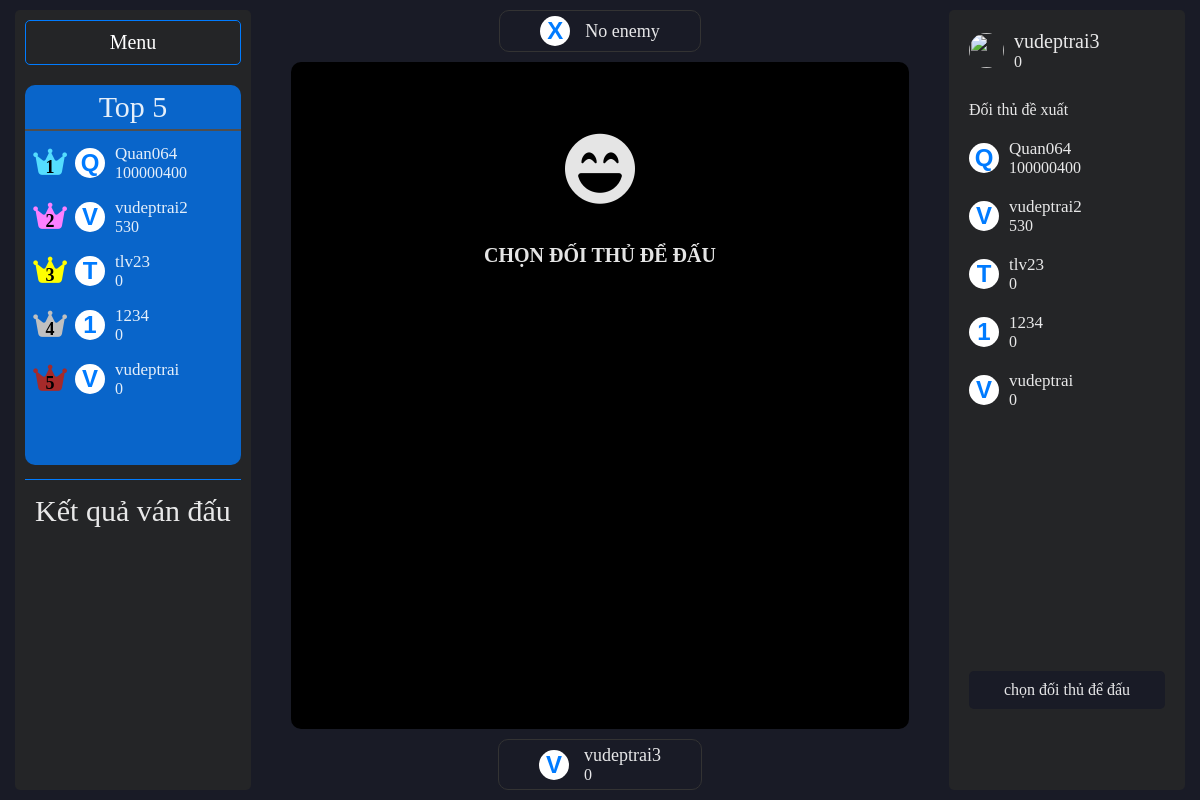
/bot_bot (signed in), run on the app's committed database.
### main.py (models this page shows)
class User(db.Model, UserMixin):
    username:str
    elo:str
    fightable:bool
    id = db.Column(db.Integer, primary_key=True)
    username = db.Column(db.String(20), unique=True, nullable=False)
    password = db.Column(db.String(80), nullable=False)
    elo = db.Column(db.Integer)
    fightable = db.Column(db.Boolean)

### main.py (the view)
@app.route('/bot_bot')
@login_required
def bot_bot():
    if 'secret_key' in session:
        user = User.query.where(User.username == session['username']).first()
        login_user(user)
        users = [(i.username, i.elo) for i in User.query.filter(User.username != current_user.username, User.fightable == True).order_by(User.elo.desc()).limit(10).all()]
        rank_board = [(i.username, i.elo) for i in User.query.filter(User.fightable == True).order_by(User.elo.desc()).limit(5).all()]
        return render_template('bot_bot.html', users = users, rank_board = rank_board)
    else:
        if current_user:
            logout_user()
        return redirect(url_for('login'))

### main.py (called while the page is built)
@login_manager.user_loader
def load_user(user_id):
    return User.query.get(int(user_id))

### templates/bot_bot.html (shortened to what this page needs)
<!DOCTYPE html>
<html lang="en">
<head>
    <link rel="stylesheet" href="../static/css/style.css">
    <link rel="stylesheet" href="../static/css/bot_bot.css">
    <link rel="stylesheet" href="../static/css/animation.css">
    <link rel="stylesheet" href="https://cdnjs.cloudflare.com/ajax/libs/font-awesome/6.5.1/css/all.min.css">
</head>
<body>
    <div class="container">
        <div class="side_bar-left">
            <a href="{{ url_for('menu') }}" class="menu_btn">Menu</a>
            <ul class="rank_board_list">
                <div class="rank_board_header">Top 5</div>
                {% for i in rank_board %}
                    <li class="warrior" data-name={{i[0]}} data-elo={{i[1]}}>
                        <div class="warrior_rank">
                            <i class="fa-solid fa-crown crown"></i>
                            <div class="rank">1</div>
                        </div>
                        <div class="warrior-avatar"><p>{{i[0][0].upper()}}</p></div>
                        <div class="warrior-info">
                            <div class="warrior-info--name">{{i[0]}}</div>
                            <div class="warrior-info--elo">{{i[1]}}</div>
                        </div>
                    </li>
                {% endfor %}
            </ul>
            <div class="info_header">Kết quả ván đấu</div>
        </div>
        <div class="content">
            <div class="enemy">
                <div class="enemy_ava">X</div>
                <div class="enemy_info">
                    <div class="enemy-name">No enemy</div>
                </div>
            </div>
            <div class="fight_screen">
                <div class="fight_screen-standby">
                    <i class="fa-solid fa-face-laugh-beam"></i>
                    CHỌN ĐỐI THỦ ĐỂ ĐẤU
                </div>
            </div>
            <div class="user">
                <div class="user_ava">{{current_user.username[0].upper()}}</div>
                <div class="user_info">
                    <div class="user-name">{{current_user.username}}</div>
                    <div class="user-elo">{{current_user.elo}}</div>
                </div>
            </div>
        </div>
        <div class="side_bar">
            <div class="side_bar-header">
                <img src="https://static.vecteezy.com/system/resources/thumbnails/003/682/252/small/pink-blue-v-alphabet-letter-logo-icon-design-with-swoosh-for-business-and-company-vector.jpg" class="user-avatar"></img>
                <div class="user-info">
                    <div class="user-info--name">{{current_user.username}}</div>
                    <div class="user-info--elo">{{current_user.elo}}</div>
                </div>
            </div>
            <div class="side_bar-content">Đối thủ đề xuất</div>
            <ul class="side_bar-player-list">
                {% for i in users %}
                    <li class="player" data-name={{i[0]}} data-elo={{i[1]}}>
                        <div class="player-avatar"><p>{{i[0][0].upper()}}</p></div>
                        <div class="player-info">
                        <div class="player-info--name">{{i[0]}}</div>
                        <div class="player-info--elo">{{i[1]}}</div>
                        </div>
                    </li>
                {% endfor %}
            </ul>
            <div class="fight_btn">chọn đối thủ để đấu</div>
        </div>
    </div>
</body>
</html>

### static/css/style.css (style rules this page uses)
:root { --primary-color: #121212; --secondary-color: #1E1E1E; --text-primary: #000; --text-secondary: #333; }
* { margin: 0; padding: 0px; border: 0; font-size: 100%; list-style: none; box-sizing: border-box; }

### static/css/bot_bot.css (style rules this page uses)
body { height: 100vh; max-height: 100vh; background-color: #191B26; color: rgba(255, 255, 255, 0.898); }
.container { display: flex; height: 100%; padding: 10px; }
.menu_btn { display: block; text-decoration: none; color: #fff; font-size: 20px; padding: 10px 40px; margin-bottom: 20px; border: 1px solid #007BFF; border-radius: 5px; text-align: center; cursor: pointer; transition: all .2s linear; }
.side_bar-left { margin: 0 40px 0 5px; width: 20%; height: 100%; background-color: #242527; padding: 10px 10px; border-radius: 5px; }
.rank_board_list { height: 50%; overflow-y: scroll; background-color: #007bffc0; border-radius: 10px; }
.rank_board_header { text-align: center; font-size: 30px; padding: 5px 0; border-bottom: 2px solid #4f4e4e; margin-bottom: 5px; }
.warrior { display: flex; align-items: center; padding: 8px 10px; cursor: pointer; user-select: none; border-radius: 10px; }
.warrior_rank { display: flex; align-items:end; justify-content: center; margin: 0 5px auto 0; width: 30px; height: 30px; position: relative; }
.crown { position: absolute; color: yellow; font-size: 30px; top: 50%; left: 50%; transform: translate(-50%, -40%); }
.rank { position: absolute; font-size: 16px; color: #000; font-weight: bold; font-size: 18px; top: 50%; left: 50%; transform: translate(-50%, -10%); }
.warrior-avatar { font-family: Arial, Helvetica, sans-serif; display: flex; align-items: center; justify-content: center; width: 30px; height: 30px; border-radius: 50%; margin-right: 10px; margin-left: 5px; background-color: #fff; color: #007BFF; font-size: 24px; font-weight: bold; }
.warrior-info--name { font-size: 17px; }
.info_header { font-size: 30px; padding-top: 14px; margin-top: 14px; border-top: 1px solid #007BFF; text-align: center; }
.content { flex: 1; display: flex; flex-direction: column; justify-content: space-between; align-items: center; height: 100%; margin: auto 40px auto auto; }
.user, .enemy { display: flex; align-items: center; margin: 0 0 10px 0; padding: 5px 40px; border-radius: 10px; border: 1px solid #333; transition: all .5s linear; }
.user { margin: 10px 0 0 0; }
.user_ava, .enemy_ava { font-family: Arial, Helvetica, sans-serif; display: flex; align-items: center; justify-content: center; width: 30px; height: 30px; border-radius: 50%; margin-right: 15px; background-color: #fff; color: #007BFF; font-size: 24px; font-weight: bold; }
.user-name, .enemy-name { font-size: 18px; }
.user-elo, .enemy-elo { font-size: 16px; }
.fight_screen { display: flex; flex: 1; text-align: center; padding: 10px 0; border-radius: 10px; background-color: #000; height: 80%; width: 100%; }
.fight_screen-standby { margin: 10% auto auto auto; display: flex; flex-direction: column; font-size: 20px; font-weight: bold; }
.fight_screen-standby i { font-size: 70px; margin-bottom: 40px; }
.side_bar { margin: 0 5px 0 0; width: 20%; height: 100%; background-color: #242527; padding: 10px 10px; border-radius: 5px; }
.side_bar-header { display: flex; align-items: center; margin-bottom: 20px; padding: 5px 10px; }
.user-avatar { width: 35px; height: 35px; border-radius: 50%; }
.user-info { padding: 5px 10px; }
.user-info--name { font-size: 20px; }
.side_bar-content { margin-left: 10px; }
.side_bar-player-list { margin: 10px 0; height: 70%; overflow-y: scroll; }
.player { display: flex; align-items: center; padding: 10px 10px; cursor: pointer; user-select: none; border-radius: 10px; }
.player-avatar { font-family: Arial, Helvetica, sans-serif; display: flex; align-items: center; justify-content: center; width: 30px; height: 30px; border-radius: 50%; margin-right: 10px; background-color: #fff; color: #007BFF; font-size: 24px; font-weight: bold; }
.player-info--name { font-size: 17px; }
.fight_btn { padding: 10px 30px; margin: 10px 10px; display: flex; justify-content: center; background-color: #191B26; border-radius: 5px; cursor: pointer; user-select: none; transition: all .2s linear; }

### data on the page
User: username "Q", username "Quan064", elo "100000400"
User: username "V", username "vudeptrai2", elo "530"
User: username "T", username "tlv23", elo "0"
User: username "1", username "1234", elo "0"
User: username "V", username "vudeptrai", elo "0"
User: username "V", username "vudeptrai3", elo "0"
